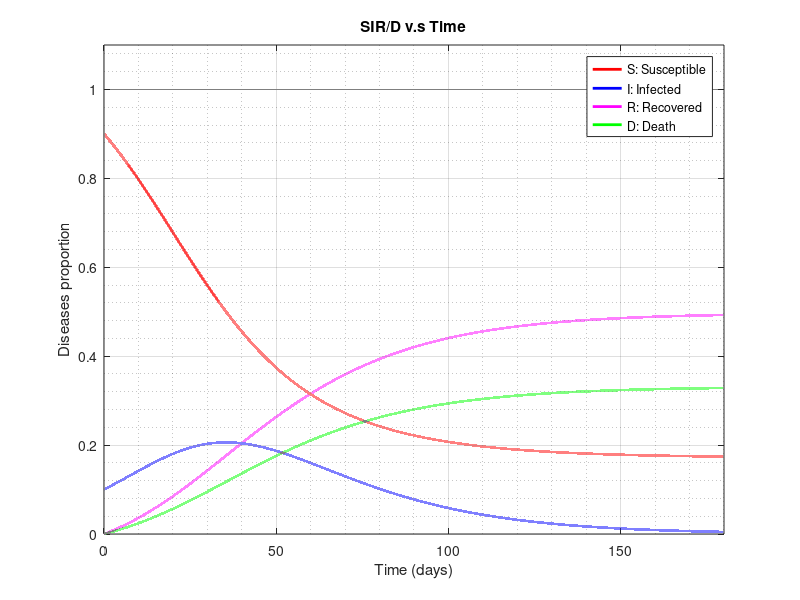

Write MATLAB code to recreate this figure.
% COVID-19 SIR/D model
% Ge Zhu

% SIR-D equations
% S(t+1) = S(t) - β * I(t) * S(t)
% I(t+1) = I(t) + β * S(t) * I(t) - γ * I(t) - w * I(t)
% R(t+1) = R(t) + γ * I(t)
% D(t+1) = D(T) + w * I(t)

% S = # of Susceptible
% I = # of Infectious
% R = # of Recovered
% D = # of Death
% N = Total Population in the model
% β = c*t = Number Social contacts x probability of transmitting disease each contact = Infection rate
% γ = Recovery rate
% w = fatality rate

I0 = 0.1; % initial infected number in terms of percentage
tmax = 180; % evaluating 180 days
imax = 1.1; % the highest infection rate (+0.1) for better visualization
dt = 0.001; % step size 
w = 0.02; % death rate
t = 0:dt:tmax; % time vector
b = 0.1; % infectious rate
r = 0.03; % recovery rate
solver_flag = 'forward';  % 'backward' or 'forward'
% figure(1);  clf,  % clf clears the figure
figureLineStyle = '-';   % '-','--','-.',':'

Nt = length(t); % number of steps
plotchoice = 5; % select what plot to displace

I = zeros(1,Nt); % setup SIRD vectors
S = zeros(1,Nt);
R = zeros(1,Nt);
D = zeros(1,Nt);
I(1) = I0; % initial condition
S(1) = 1 - I(1) - R(1) - D(1); % initial S

if strcmp(solver_flag,'forward')
  % FORWARD EULER METHOD:
  % calculation
  for it =1:Nt-1
      % calculate rates:
      dSdt = - b*I(it)*S(it);
      dIdt =   b*I(it)*S(it) - r*I(it) - w*I(it); % dI/dt in SIDR model
      dRdt =                   r*I(it);           % dR/dt in SIDR model
      dDdt = 														 w*I(it); % dD/dt in SIDR model

      % Update State Variables:
      S(it+1) = S(it) + dSdt*dt;
      I(it+1) = I(it) + dIdt*dt;
      R(it+1) = R(it) + dRdt*dt;
      D(it+1) = D(it) + dDdt*dt;
  end
else
  % BACKWARD EULER METHOD:
  for it =1:Nt-1
      % Backward Euler System of Equations to Update State Variables:
      % S(it+1) = S(it) + ( - b*I(it+1)*S(it+1)  												) * dt;
      % I(it+1) = I(it) + (   b*I(it+1)*S(it+1) - r*I(it+1) - w*I(it+1) ) * dt;
      % R(it+1) = R(it) + (                       r*I(it+1)             ) * dt;
      % D(it+1) = D(it) + (        												    w*I(it+1) ) * dt;
      %
      % ...nonlinear, so can't solve in one step.  Need to solve iteratively.
      % Plan is to solve above via Newton solver:
      %   Want to find x such that f(x) = 0.   Initial guess x0 yields f(x0) not zero.
      %
      %   f(x+dx) = f(x) + dfdx*dx = 0
      %
      % 	 dx = -f(x) / dfdx
      %   new x = old x + dx

      % Initial guess
      S(it+1) = S(it);
      I(it+1) = I(it);
      R(it+1) = R(it);
      D(it+1) = D(it);

      ERROR = 1;
      COUNT = 0;

      while ERROR > 0.0001  && COUNT < 1000
        COUNT = COUNT + 1;

        % update Newton Residuals "f(x)"
        RES    = zeros(4,1);
        RES(1) = -S(it+1) + S(it) + ( - b*I(it+1)*S(it+1)  												) * dt;
        RES(2) = -I(it+1) + I(it) + (   b*I(it+1)*S(it+1) - r*I(it+1) - w*I(it+1) ) * dt;
        RES(3) = -R(it+1) + R(it) + (                       r*I(it+1)             ) * dt;
        RES(4) = -D(it+1) + D(it) + (        												    w*I(it+1) ) * dt;

        % evaluate sensitivities "dfdx"
        J = zeros(4,4);
        J(1,1) =  -1  + ( - b*I(it+1) ) * dt;   % d(RES(1))/dX(1)   where X(1) = S(it+1)
        J(1,2) =        ( - b*S(it+1) ) * dt;   % d(RES(1))/dX(2)   where X(2) = I(it+1)  

        J(2,1) =      + (   b*I(it+1)         ) * dt;   % d(RES(2))/dX(1)   where X(1) = S(it+1)
        J(2,2) =  -1  + (   b*S(it+1) - r - w ) * dt;   % d(RES(2))/dX(2)   where X(2) = I(it+1) 

        J(3,2) =   r * dt;  % d(RES(3))/dX(2)   where X(2) = I(it+1) 
        J(3,3) =  -1;    		% d(RES(3))/dX(3)   where X(3) = R(it+1) 

        J(4,2) =   w * dt;  % d(RES(4))/dX(2)   where X(2) = I(it+1)
        J(4,4) =  -1;       % d(RES(4))/dX(4)   where X(4) = D(it+1) 

        % determine changes "dx"
        dX = J \ (-RES);

        % update values:
        S(it+1) = S(it+1) + dX(1);
        I(it+1) = I(it+1) + dX(2);
        R(it+1) = R(it+1) + dX(3);
        D(it+1) = D(it+1) + dX(4);

        % Evaluate error:
        ERROR = max(abs(RES));
      end
  end
end

% Total number of alive people
A = S+I+R;

% visualization of the model
figure(1); hold on, box on, grid on,
switch plotchoice
    case 1
        plot(t,S,'r','Linewidth',2,'LineStyle',figureLineStyle)
        axis([0 tmax 0 imax])
        grid on % add grid padding
        grid minor 
        xlabel('Time (days)');
        ylabel('Susceptible proportion')
        title('Susceptible v.s Time')
    case 2
        plot(t,I,'b','Linewidth',2,'LineStyle',figureLineStyle)
        axis([0 tmax 0 imax])
        grid on % add grid padding
        grid minor 
        xlabel('Time (days)');
        ylabel('Infectious proportion')
        title('Infectious v.s Time')
    case 3
        plot(t,R,'m','Linewidth',2,'LineStyle',figureLineStyle)
        axis([0 tmax 0 imax])
        grid on % add grid padding
        grid minor 
        xlabel('Time (days)');
        ylabel('Recovered proportion')
        title('Recovered v.s Time')
    case 4
        plot(t,D,'g','Linewidth',2,'LineStyle',figureLineStyle)
        axis([0 tmax 0 imax])
        grid on % add grid padding
        grid minor 
        xlabel('Time (days)');
        ylabel('Death proportion')
        title('SDeath v.s Time')
    case 5
        HS = plot(t,S,'r','Linewidth',2,'LineStyle',figureLineStyle);
        HI = plot(t,I,'b','Linewidth',2,'LineStyle',figureLineStyle);
        HR = plot(t,R,'m','Linewidth',2,'LineStyle',figureLineStyle);
        HD = plot(t,D,'g','Linewidth',2,'LineStyle',figureLineStyle);
        plot(t,1+0*t,'k-','Linewidth',1)
        axis([0 tmax 0 imax])
        grid on % add grid padding
        grid minor 
        xlabel('Time (days)');
        ylabel('Diseases proportion')
        title('SIR/D v.s Time')
        %legend([HI],'I: Infected')
        legend([HS,HI,HR,HD],'S: Susceptible','I: Infected','R: Recovered','D: Death')
end


